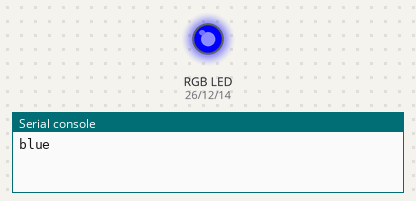
Recording of a program running on a simulated ESP32 board running MicroPython. Parts: an RGB LED mixed from three pins (HIGH = lit), the last lines printed to the serial console.

Above: at 0.5 s.
At 1.5 s:
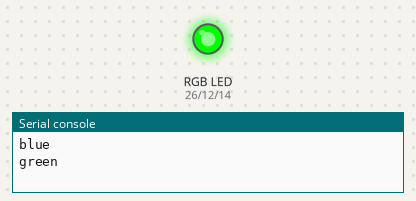
At 5.5 s:
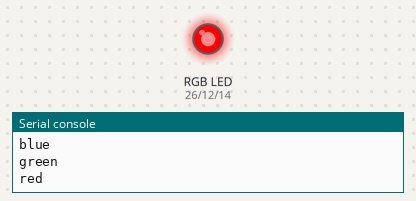
Timing chart, 0 to 6.9 s (numbered marks = the images above):
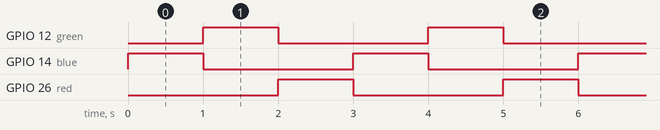

Measured:
- by itself, GPIO 12 (green), GPIO 14 (blue), GPIO 26 (red): alternates HIGH for 1.0 s and LOW for 2.0 s
- by itself, everything shown: repeats every 3.0 s, in 3 steps

The program:

task-2_rgb.py
```python
# ESP32
from machine import Pin
from time import sleep

red = Pin(26, Pin.OUT)
green = Pin(12, Pin.OUT)
blue = Pin(14, Pin.OUT)

while True:  # blink led
    print("blue")
    blue.on()
    green.off()
    red.off()
    sleep(1)
    print("green")
    blue.off()
    green.on()
    red.off()
    sleep(1)
    print("red")
    blue.off()
    green.off()
    red.on()
    sleep(1)
```
